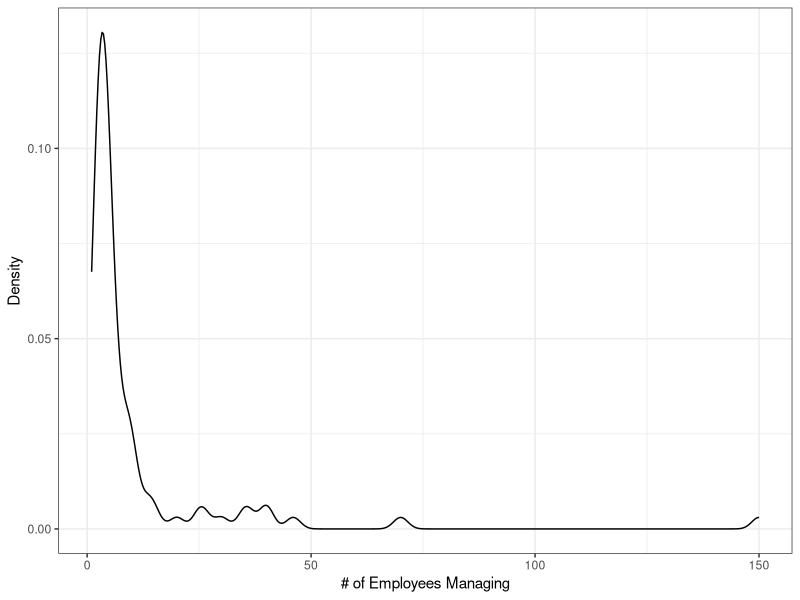
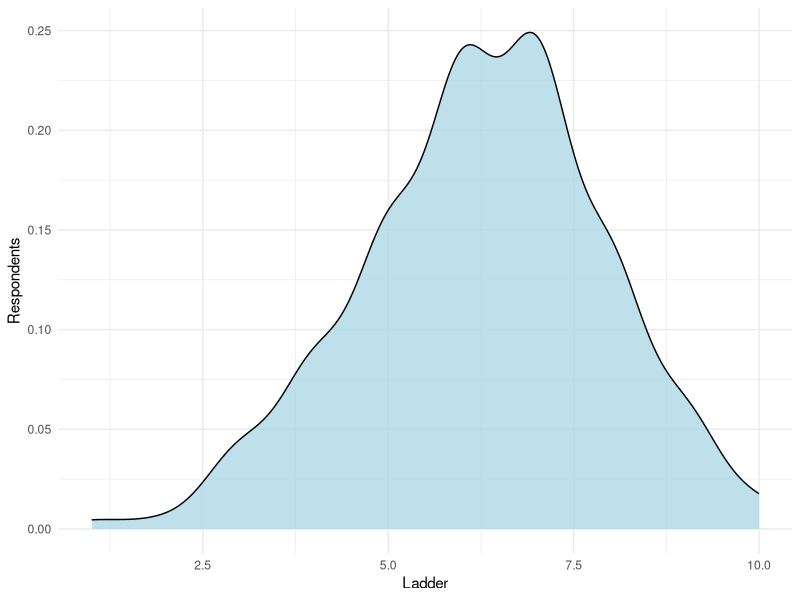
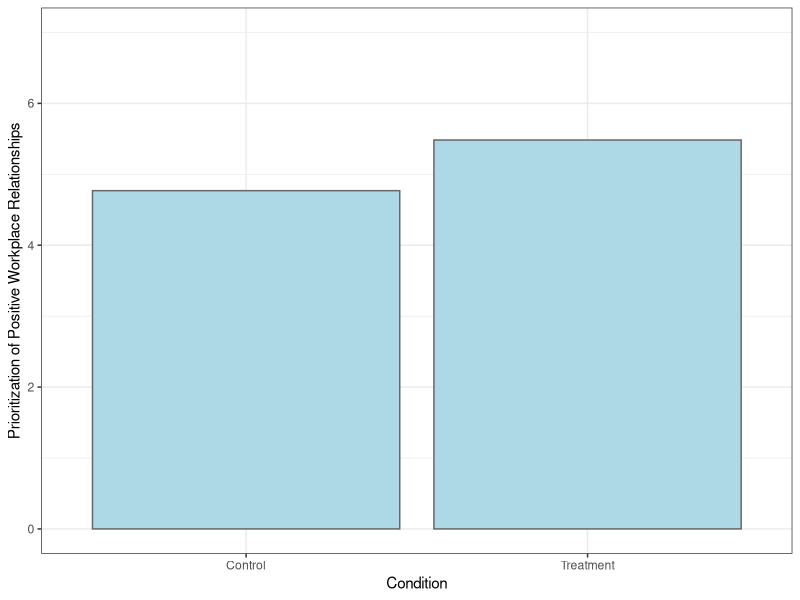
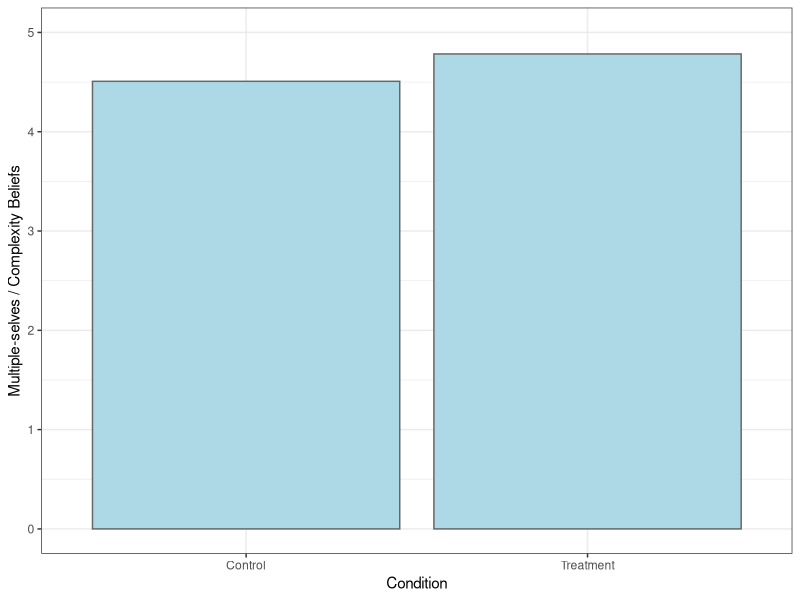
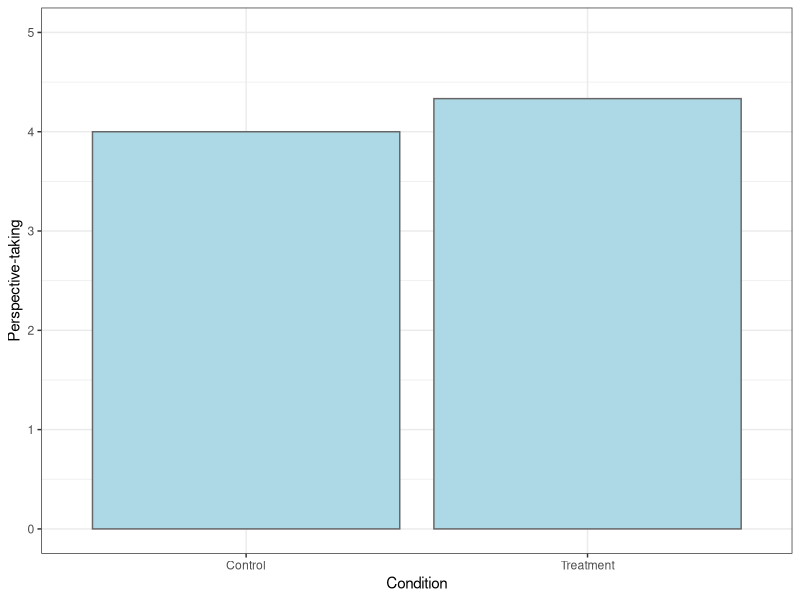
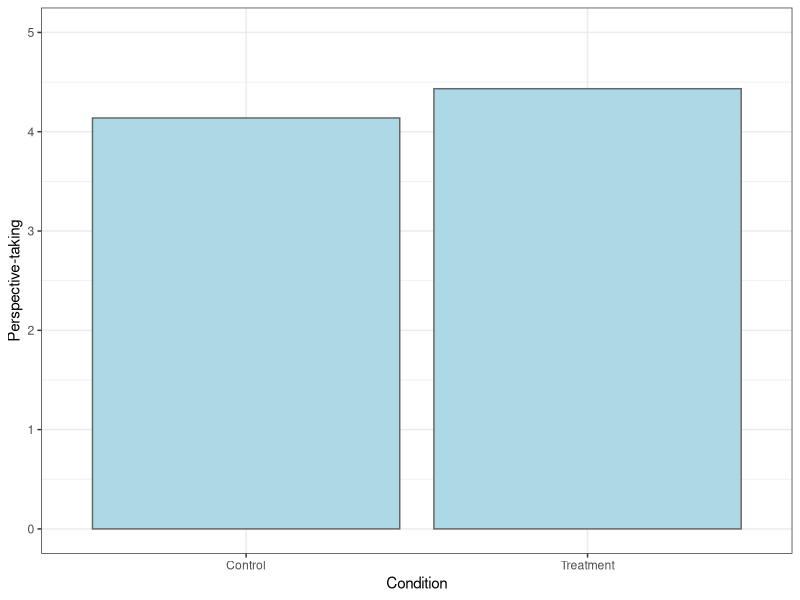
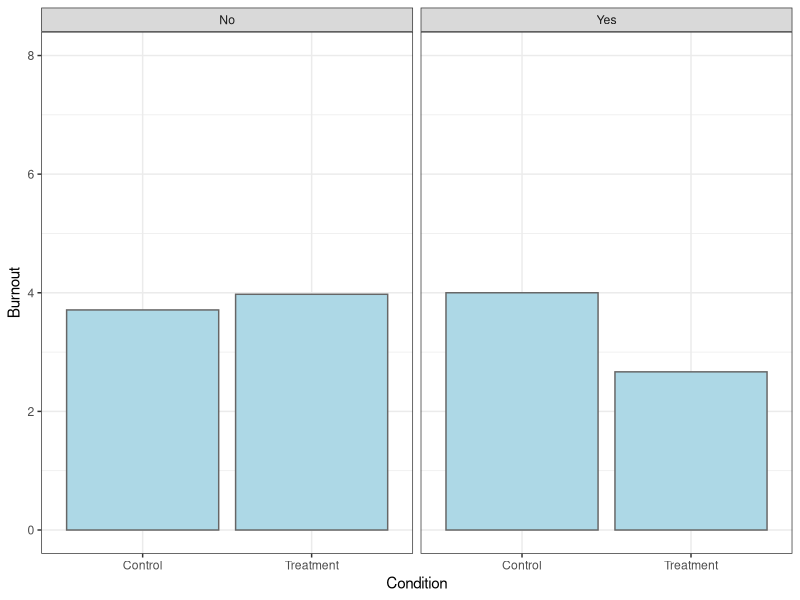
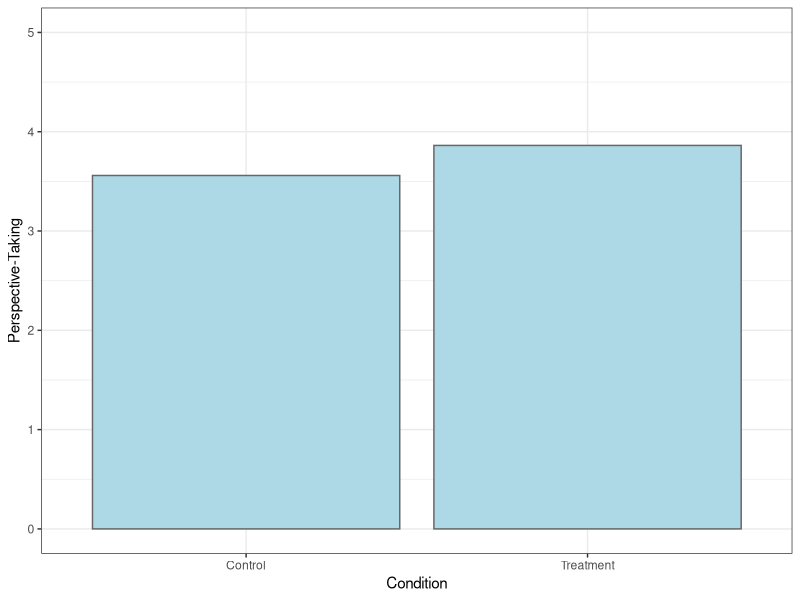

The R script that drew these images, in order:
## ---- chunk 1
library(tidyverse)
library(psych)
library(knitr)
## ---- chunk 2
data <- read.csv("clean_fulldata_20240910.csv")
## ---- chunk 3
kable(table(data$Condition), col.names = c("Condition", "Freq"))
## ---- chunk 4
kable(table(data$schoolDivision), col.names = c("School / Division","Freq"))
## ---- chunk 5
kable(table(data$academic), col.names = c("Academic / Staff","Freq"))
## ---- chunk 6
kable(table(data$manager), col.names = c("Manager","Freq"))

ggplot(data, aes(x=managerHowMany)) +
  geom_density() +
  labs(x = "# of Employees Managing",
       y = "Density") +
  theme_bw()
## ---- chunk 7
kable(table(data$gender), col.names = c("Gender","Freq"))
## ---- chunk 8
kable(table(data$race), col.names = c("Race","Freq"))
## ---- chunk 9
kable(table(data$income), col.names = c("Income","Freq"))

kable(psych::describe(data$ladder))

ggplot(data, aes(ladder)) +
  geom_density(bins=20, fill="lightblue", alpha=0.8) +
  theme_minimal() +
  xlim(limits=c(1,10)) +
  labs(x = "Ladder",
       y = "Respondents")
## ---- chunk 10
summary(lm(manipTreat1 ~ Condition + wave, data))

data %>% 
  filter(!is.na(Condition)) %>% 
ggplot(aes(x=Condition, y=manipTreat1)) +
  geom_bar(stat="summary", position="dodge", fill="lightblue", color = "grey40") +
  expand_limits(y = c(1, 7)) +
  theme_bw() +
  labs(y = "Prioritization of Positive Workplace Relationships")
## ---- chunk 11
summary(lm(manipTreat2_recode ~ Condition + wave, data))

data %>% 
  filter(!is.na(Condition)) %>% 
ggplot(aes(x=Condition, y=manipTreat2_recode)) +
  geom_bar(stat="summary", position="dodge", fill="lightblue", color = "grey40") +
  expand_limits(y = c(1, 5)) +
  theme_bw() +
  labs(y = "Multiple-selves / Complexity Beliefs")
## ---- chunk 12
perspectiveTaking <- data %>% 
  dplyr::select(IRI_PT_1, IRI_PT_2, IRI_PT_3, IRI_PT_4)

alpha(perspectiveTaking, na.rm=T, check.keys=T)
## ---- chunk 13
summary(lm(IRI_PT_1 ~ Condition + wave, data))
## ---- chunk 14
summary(lm(IRI_PT_2 ~ Condition + wave, data))
## ---- chunk 15
summary(lm(IRI_PT_3 ~ Condition + wave, data))

data %>% 
  filter(!is.na(Condition)) %>% 
ggplot(aes(x=Condition, y=IRI_PT_3)) +
  geom_bar(stat="summary", position="dodge", fill="lightblue", color = "grey40") +
  expand_limits(y = c(1, 5)) +
  theme_bw() +
  labs(y = "Perspective-taking")
## ---- chunk 16
summary(lm(IRI_PT_4 ~ Condition + wave, data))

data %>% 
  filter(!is.na(Condition)) %>% 
ggplot(aes(x=Condition, y=IRI_PT_4)) +
  geom_bar(stat="summary", position="dodge", fill="lightblue", color = "grey40") + 
  expand_limits(y = c(1, 5)) +
  theme_bw() +
  labs(y = "Perspective-taking")
## ---- chunk 17
summary(lm(burnout ~ Condition * URM + wave, data))

data %>% 
  filter(!is.na(Condition)) %>% 
  filter(!is.na(URM)) %>% 
ggplot(aes(x=Condition, y=burnout)) +
  geom_bar(stat="summary", position="dodge", fill="lightblue", color = "grey40") + 
  facet_wrap(~ URM) +
  expand_limits(y = c(1, 8)) +
  theme_bw() +
  labs(y = "Burnout")
## ---- chunk 18
summary(lm(IRI_PT1_2 ~ Condition + wave + manager, data))

data %>% 
  filter(!is.na(Condition)) %>% 
ggplot(aes(x=Condition, y=IRI_PT1_2)) +
  geom_bar(stat="summary", position="dodge", fill="lightblue", color = "grey40") + 
  expand_limits(y = c(1, 5)) +
  theme_bw() +
  labs(y = "Perspective-Taking")
## ---- chunk 19
session2 <- data %>% 
  filter(!is.na(ResponseId_S2))
## ---- chunk 20
kable(table(session2$Condition), col.names = c("Condition","Freq"))
## ---- chunk 21
kable(table(session2$schoolDivision), col.names = c("School / Division","Freq"))
## ---- chunk 22
kable(table(session2$race), col.names = c("Race","Freq"))
## ---- chunk 23
kable(table(session2$gender), col.names = c("Gender","Freq"))
## ---- chunk 24
kable(table(session2$manager), col.names = c("Manager","Freq"))
## ---- chunk 25
summary(lm(IRI_PT_1_S2 ~ Condition + wave, data))

data %>% 
  filter(!is.na(Condition)) %>% 
ggplot(aes(x=Condition, y=IRI_PT_1_S2)) +
  geom_bar(stat="summary", position="dodge", fill="lightblue", color = "grey40") +
  expand_limits(y = c(1, 5)) +
  theme_bw() +
  labs(y = "Perspective-Taking")
## ---- chunk 26
summary(lm(IRI_PT_2_S2 ~ Condition + wave, data))

data %>% 
  filter(!is.na(Condition)) %>% 
ggplot(aes(x=Condition, y=IRI_PT_2_S2)) +
  geom_bar(stat="summary", position="dodge", fill="lightblue", color = "grey40") +
  expand_limits(y = c(1, 5)) +
  theme_bw() +
  labs(y = "Perspective-Taking")
## ---- chunk 27
summary(lm(IRI_PT_3_S2 ~ Condition + wave, data))
## ---- chunk 28
summary(lm(IRI_PT_4_S2 ~ Condition + wave, data))
## ---- chunk 29
summary(lm(IRI_PT1_S2 ~ Condition + wave + manager, data))

data %>% 
  filter(!is.na(Condition)) %>% 
  filter(!is.na(manager)) %>% 
ggplot(aes(x=Condition, y=IRI_PT1_S2)) +
  geom_bar(stat="summary", position="dodge", fill="lightblue", color = "grey40") +
  facet_wrap(~ manager) +
  expand_limits(y = c(1, 5)) +
  theme_bw() +
  labs(y = "Perspective-Taking")
## ---- chunk 30
summary(lm(IRI_PT2_S2 ~ Condition + wave + manager, data))
## ---- chunk 31
summary(lm(X360_S2 ~ Condition + wave + manager, data))

data %>% 
  filter(!is.na(Condition)) %>% 
  filter(!is.na(manager)) %>% 
ggplot(aes(x=Condition, y=X360_S2)) +
  geom_bar(stat="summary", position="dodge", fill="lightblue", color = "grey40") +
  facet_wrap(~ manager) +
  expand_limits(y = c(1, 5)) +
  theme_bw() +
  labs(y = "Likelihood of Giving Feedback in 360")

summary(lm(X360Valence_S2 ~ Condition + wave + manager, data))
